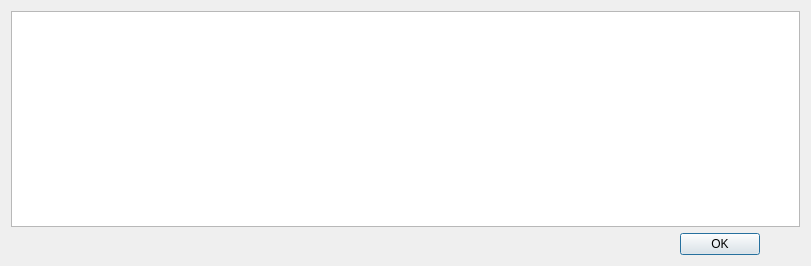
<?xml version="1.0" encoding="UTF-8"?>
<ui version="4.0">
 <class>Dialog</class>
 <widget class="QDialog" name="Dialog">
  <property name="geometry">
   <rect>
    <x>0</x>
    <y>0</y>
    <width>811</width>
    <height>266</height>
   </rect>
  </property>
  <property name="windowTitle">
   <string>Error </string>
  </property>
  <layout class="QVBoxLayout" name="verticalLayout_2">
   <item>
    <layout class="QVBoxLayout" name="verticalLayout">
     <item>
      <widget class="QTableWidget" name="tableWidget_errors"/>
     </item>
     <item>
      <layout class="QHBoxLayout" name="horizontalLayout">
       <item>
        <spacer name="horizontalSpacer">
         <property name="orientation">
          <enum>Qt::Horizontal</enum>
         </property>
         <property name="sizeHint" stdset="0">
          <size>
           <width>40</width>
           <height>20</height>
          </size>
         </property>
        </spacer>
       </item>
       <item>
        <widget class="QPushButton" name="pushButton">
         <property name="text">
          <string>OK</string>
         </property>
        </widget>
       </item>
       <item>
        <spacer name="horizontalSpacer_2">
         <property name="orientation">
          <enum>Qt::Horizontal</enum>
         </property>
         <property name="sizeType">
          <enum>QSizePolicy::Preferred</enum>
         </property>
         <property name="sizeHint" stdset="0">
          <size>
           <width>40</width>
           <height>20</height>
          </size>
         </property>
        </spacer>
       </item>
      </layout>
     </item>
    </layout>
   </item>
  </layout>
 </widget>
 <resources/>
 <connections/>
</ui>
